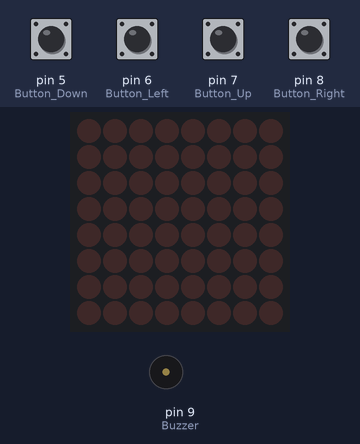
Recording of a sketch running on a simulated Arduino Uno, built with avr-gcc and run on an emulated ATmega328P. Parts: 8×8 LED matrix, buzzer (waves = sounding). The inputs (shaded band) are chosen by the test bench; at power-on: pin 5 (Button_Down), pin 6 (Button_Left), pin 7 (Button_Up), pin 8 (Button_Right) HIGH. Random numbers use the default seed unless the sketch sets one.

Above: at 1.8 s.
1.9 s: pin 5 (Button_Down) pulled LOW for 0.15 s
At 2.2 s:
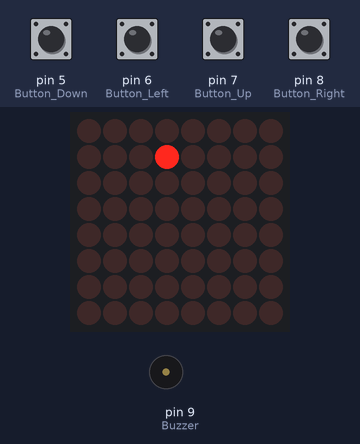
2.6 s: pin 6 (Button_Left) pulled LOW for 0.15 s
At 2.8 s:
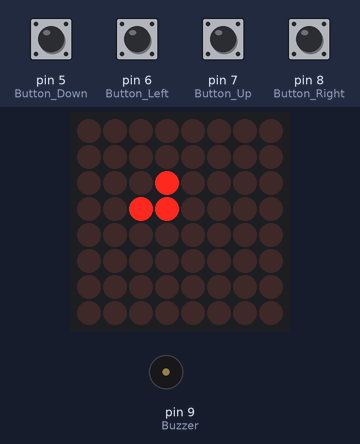
3.3 s: pin 7 (Button_Up) pulled LOW for 0.15 s
At 3.65 s:
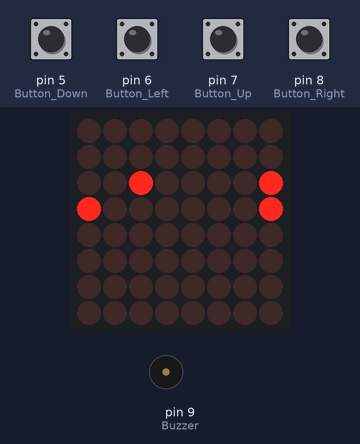
4.0 s: pin 8 (Button_Right) pulled LOW for 0.15 s
At 4.3 s:
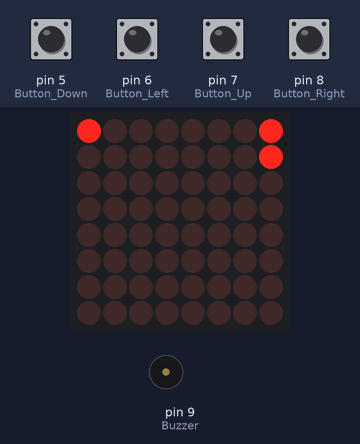
4.7 s: pin 5 (Button_Down) pulled LOW for 1 s
At 4.9 s:
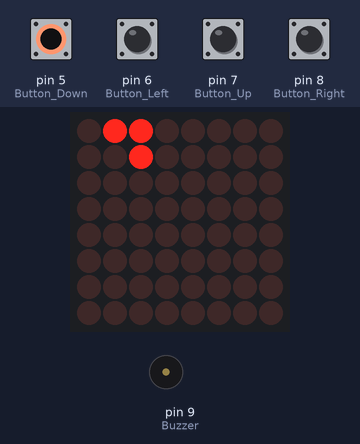
6.3 s: pin 6 (Button_Left) pulled LOW for 1 s
At 7.0 s:
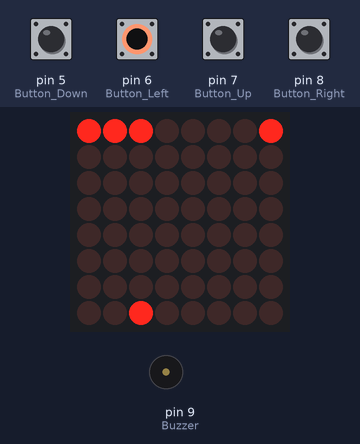
Timing chart, 0 to 8.9 s (numbered marks = the images above; inputs shaded):
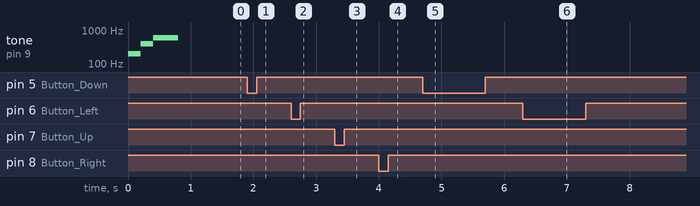

The sketch:

snake_code.ino
```cpp
const int Button_Up = 7;
const int Button_Down = 5;
const int Button_Left = 6;
const int Button_Right = 8;

const int Buzzer = 9;

const int Matrix_CLK = 4;
const int Matrix_CS = 3;
const int Matrix_DIN = 2;

const int Matrix_Brightness = 8;
const int initialSnakeLength = 3;

int snakeLength = initialSnakeLength;
int snakeSpeed = 200;
int snakeDirection = 0;

#include "LedControl.h"

int gameboard[8][8] = {};

LedControl matrix(Matrix_DIN,Matrix_CLK,Matrix_CS,1);

bool win = false;
bool gameOver = false;

int snake_row = -1;
int snake_col = -1;
int food_row = -1;
int food_col = -1;

const int up = 1;
const int right = 2;
const int down = 3;
const int left = 4;

void setup()
{
  initialize();
  sound_device_initialize();

}

void initialize() {
  pinMode(Button_Up, INPUT_PULLUP);
  pinMode(Button_Down, INPUT_PULLUP);
  pinMode(Button_Right, INPUT_PULLUP);
  pinMode(Button_Left, INPUT_PULLUP);

  pinMode(Buzzer, OUTPUT);
  digitalWrite(Buzzer, LOW);

  matrix.shutdown(0, false);
  matrix.setIntensity(0, Matrix_Brightness);
  matrix.clearDisplay(0);

  randomSeed(analogRead(A5));
  snake_row = random(8);
  snake_col = random(8);
}

void generateFood() {
  if (food_row == -1 || food_col == -1) {
    if (snakeLength >= 64) {
      win = true;
      return;
    }
    while (gameboard[food_row][food_col] > 0) {
      food_col = random(8);
      food_row = random(8);
    }
  }
}

void scanButtons() {
  int previousDirection = snakeDirection;
  long timestamp = millis();
  while (millis() < timestamp + snakeSpeed) {
    if (digitalRead(Button_Up) == false) snakeDirection = up;
    else if (digitalRead(Button_Right) == false) snakeDirection = right;
    else if (digitalRead(Button_Down) == false) snakeDirection = down;
    else if (digitalRead(Button_Left) == false) snakeDirection = left;

    if (snakeDirection + 2 == previousDirection && previousDirection != 0)
    snakeDirection = previousDirection;
    if (snakeDirection - 2 == previousDirection && previousDirection != 0)
    snakeDirection = previousDirection;

    if (millis() % 100 < 50)
    matrix.setLed(0, food_row, food_col, 1);
    else
    matrix.setLed(0, food_row, food_col, 0);
  }

}

void calculateSnake() {
  switch (snakeDirection) {

    case up:
    snake_row--;
    fixEdge();
    matrix.setLed(0, snake_row, snake_col, 1);
    break;

    case right:
    snake_col++;
    fixEdge();
    matrix.setLed(0, snake_row, snake_col, 1);
    break;

    case down:
    snake_row++;
    fixEdge();
    matrix.setLed(0, snake_row, snake_col, 1);
    break;

    case left:
    snake_col--;
    fixEdge();
    matrix.setLed(0, snake_row, snake_col, 1);
    break;

    default:
    return;
  }

  if (gameboard[snake_row][snake_col] > 1 && snakeDirection != 0) {
    gameOver = true;
    return;
  }

  if (snake_row == food_row && snake_col == food_col) {
    food_row = -1;
    food_col = -1;
    snakeLength++;
    gameboard[snake_row][snake_col] = snakeLength;
  }
  else{ // bütün sayıları bir sıra kaydır
    gameboard[snake_row][snake_col] = snakeLength +1; //

    //reduce previous numbers
    for (int row = 0; row < 8; row++) {
      for (int col = 0; col < 8; col++) {
        //reduce previous numbers
        if (gameboard[row][col] > 0 ) gameboard[row][col]--;

        //display the current pixel
        if (gameboard[row][col] == 0) matrix.setLed(0, row, col, 0);
      }

    }
  }
}


void fixEdge() {
  if (snake_col < 0) snake_col += 8;
  if (snake_col > 7) snake_col -= 8;
  if (snake_row < 0) snake_row += 8;
  if (snake_row > 7) snake_row -= 8;
}

void sound_win() {
    tone(Buzzer,200,400); //buzzer, kaç Hz, ne kadar çalsın
    delay(200); // gecikme
    tone(Buzzer,400,400);
    delay(200);
    tone(Buzzer,600,400);
    delay(200);
}

void sound_device_initialize() {
    tone(Buzzer,200,400); //buzzer, kaç Hz, ne kadar çalsın
    delay(200); // gecikme
    tone(Buzzer,400,400);
    delay(200);
    tone(Buzzer,600,400);
    delay(200);
}

void sound_game_over() {
    tone(Buzzer,200,400); //buzzer, kaç Hz, ne kadar çalsın
    delay(200); // gecikme
    tone(Buzzer,400,400);
    delay(200);
    tone(Buzzer,600,400);
    delay(200);
}

void sound_start_again() {
    tone(Buzzer,200,400); //buzzer, kaç Hz, ne kadar çalsın
    delay(200); // gecikme
    tone(Buzzer,400,400);
    delay(200);
    tone(Buzzer,600,400);
    delay(200);
}

void handleGameStates() {
  if (gameOver) {
    sound_game_over();

    win = false;
    gameOver = false;
    snake_row = -1;
    snake_col = -1;
    snakeLength = initialSnakeLength;
    snakeDirection = 0;
    memset(gameboard, 0, sizeof(gameboard));
    matrix.clearDisplay(0);
    sound_start_again;

    if (win) {
    sound_win();

    win = false;
    gameOver = false;
    snake_row = -1;
    snake_col = -1;
    snakeLength = initialSnakeLength;
    snakeDirection = 0;
    memset(gameboard, 0, sizeof(gameboard));
    matrix.clearDisplay(0);
    sound_start_again;

  }
 }
}


void loop() {
  // put your main code here, to run repeatedly:
  generateFood();
  scanButtons();
  calculateSnake();
  handleGameStates();
}
```
